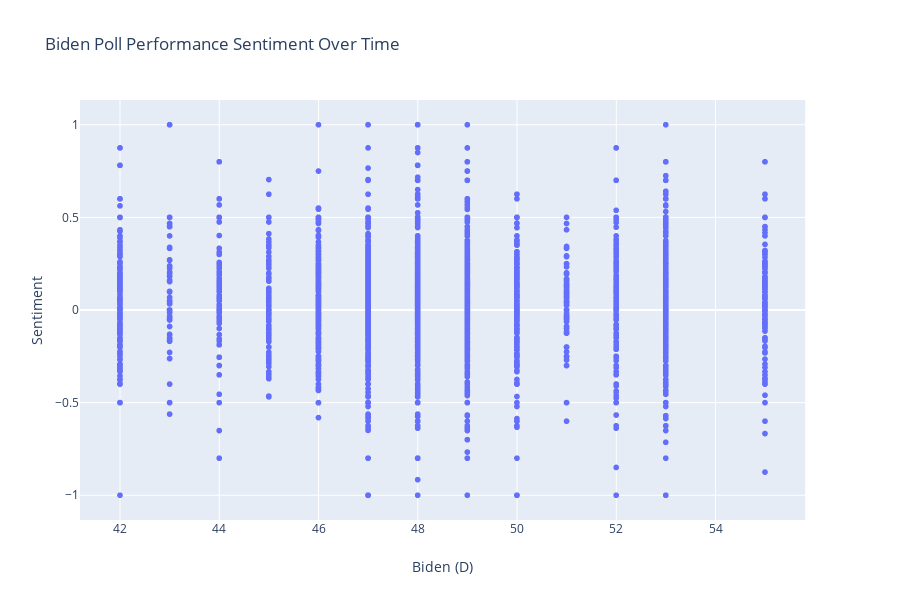

Notebook source saved alongside this figure:
### Code cell
import plotly.express as px


fig = px.scatter(poll_df, x="Biden (D)", y="Sentiment", title='Biden Poll Performance Sentiment Over Time')
fig.show()

### Figure 1 — Plotly figure (JSON) as saved in the notebook; plotly's stock layout.template omitted (floating-point values rounded to 4 significant figures; data arrays with more than 128 entries replaced by an {"elided": "..."} marker saying what was removed)
{"data": [{"hoverlabel": {"namelength": 0}, "hovertemplate": "Biden (D)=%{x}<br>Sentiment=%{y}", "legendgroup": "", "marker": {"color": "#636efa", "symbol": "circle"}, "mode": "markers", "name": "", "showlegend": false, "type": "scattergl", "x": {"elided": "4607 int values"}, "xaxis": "x", "y": {"elided": "4607 float values"}, "yaxis": "y"}], "layout": {"height": 600, "legend": {"tracegroupgap": 0}, "title": {"text": "Biden Poll Performance Sentiment Over Time"}, "xaxis": {"anchor": "y", "domain": [0, 0.98], "title": {"text": "Biden (D)"}}, "yaxis": {"anchor": "x", "domain": [0, 1], "title": {"text": "Sentiment"}}}}
